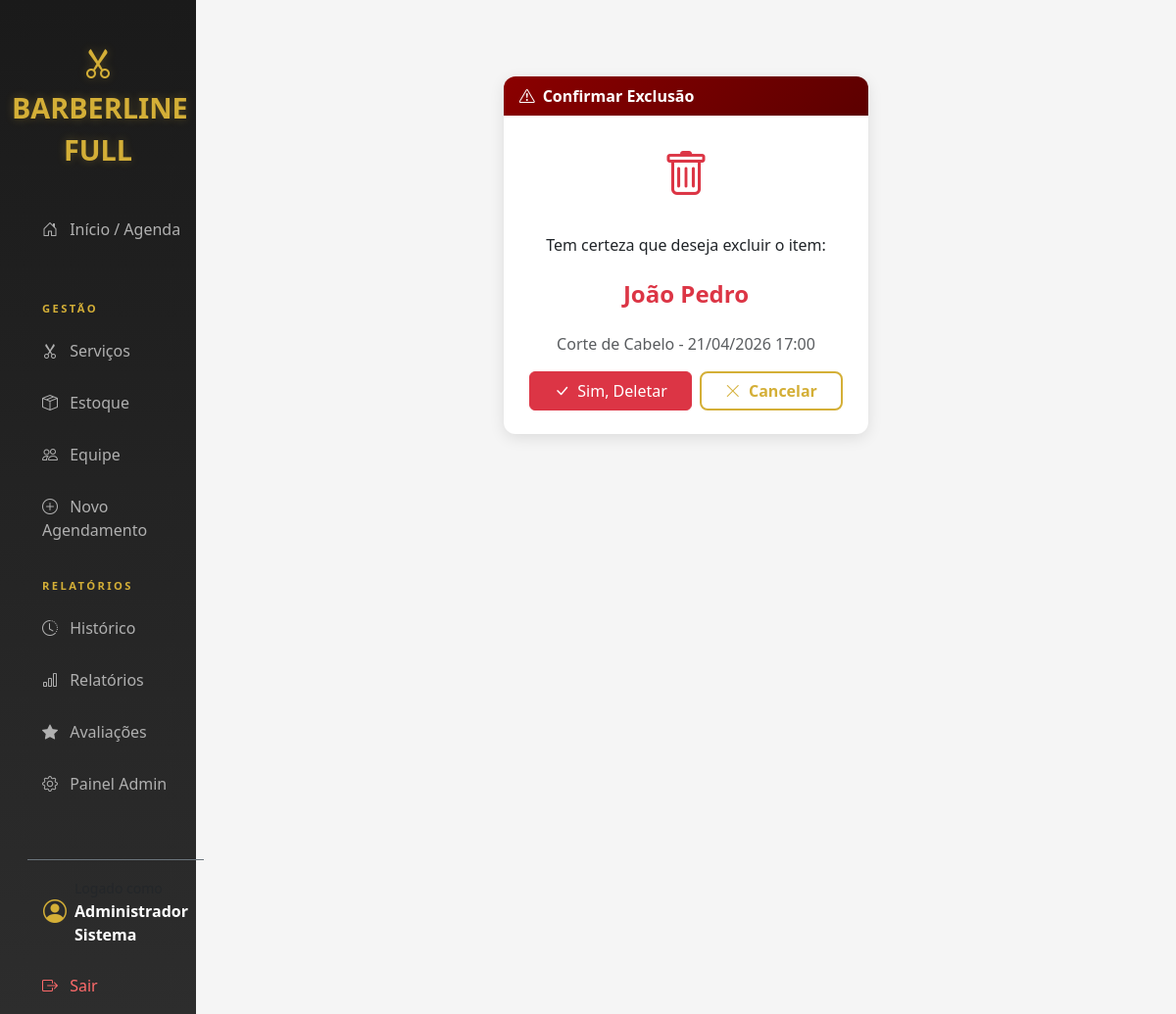
The app's page /excluir-agendamento/6/ (signed in) with its own data.
### usuarios/models.py (models this page shows, shortened)
class Usuario(AbstractUser):
    class Tipo(models.TextChoices):
        ADMIN = 'ADMIN', 'Administrador'
        BARBEIRO = 'BARBEIRO', 'Barbeiro'
        CLIENTE = 'CLIENTE', 'Cliente'
    tipo = models.CharField(
        max_length=20,
        choices=Tipo.choices,
        default=Tipo.CLIENTE
    )
    telefone = models.CharField(max_length=15, blank=True, null=True)

### agendamentos/models.py (models this page shows, shortened)
class Agendamento(models.Model):
    STATUS_CHOICES = [
        ('agendado', 'Agendado'),
        ('confirmado', 'Confirmado'),
        ('em_andamento', 'Em Andamento'),
        ('finalizado', 'Finalizado'),
        ('cancelado', 'Cancelado'),
    ]
    cliente = models.ForeignKey(
        settings.AUTH_USER_MODEL,
        on_delete=models.CASCADE,
        related_name='agendamentos_cliente'
    )
    barbeiro = models.ForeignKey(
        settings.AUTH_USER_MODEL,
        on_delete=models.CASCADE,
        related_name='agendamentos_barbeiro'
    )
    servico = models.ForeignKey(
        Servico,
        on_delete=models.CASCADE
    )
    data_hora = models.DateTimeField()
    status = models.CharField(
        max_length=20,
        choices=STATUS_CHOICES,
        default='agendado'
    )
    observacoes = models.TextField(blank=True, null=True)
    finalizado = models.BooleanField(default=False)

### core/models.py (models this page shows, shortened)
class Servico(models.Model):
    nome = models.CharField(max_length=100)
    descricao = models.TextField(blank=True, null=True)
    preco = models.DecimalField(max_digits=10, decimal_places=2)
    duracao_minutos = models.IntegerField(default=30)

### agendamentos/views.py (the view, shortened to what this page needs)
    @login_required
    def wrapper(request, *args, **kwargs):
        if request.user.tipo == 'ADMIN' or request.user.is_staff:
            return view_func(request, *args, **kwargs)

### agendamentos/views.py (called while the page is built, shortened)
def admin_required(view_func):
    @login_required
    def wrapper(request, *args, **kwargs):
        if request.user.tipo == 'ADMIN' or request.user.is_staff:
            return view_func(request, *args, **kwargs)
    return wrapper

@admin_required
def excluir_agendamento(request, pk):
    agendamento = get_object_or_404(Agendamento, pk=pk)
    if request.method == 'POST':
        agendamento.delete()
        return redirect('dashboard')
    return render(request, 'confirmar_exclusao.html', {'item': agendamento, 'tipo': 'agendamento'})

### templates/confirmar_exclusao.html (shortened to what this page needs)
{% extends 'base.html' %}
{% block content %}
<div class="container pt-5">
    <div class="row justify-content-center">
        <div class="col-md-5">
            <div class="card">
                <div class="card-header" style="background: linear-gradient(135deg, #8b0000 0%, #5c0000 100%);">
                    <i class="bi bi-exclamation-triangle me-2"></i>Confirmar Exclusão
                </div>
                <div class="card-body text-center p-4">
                    <div class="mb-4">
                        <i class="bi bi-trash text-danger" style="font-size: 3rem;"></i>
                    </div>
                    <p class="mb-4">Tem certeza que deseja excluir o item:</p>
                    {% if tipo == 'agendamento' %}
                        <h4 class="text-danger mb-4">{{ item.cliente.first_name }} {{ item.cliente.last_name }}</h4>
                        <p class="text-muted">{{ item.servico.nome }} - {{ item.data_hora|date:"d/m/Y H:i" }}</p>
                    {% else %}
                        <h4 class="text-danger mb-4">{{ item.nome }}</h4>
                    {% endif %}
                    <form method="POST" class="d-flex gap-2 justify-content-center">
                        <button type="submit" class="btn btn-danger px-4">
                            <i class="bi bi-check-lg me-1"></i> Sim, Deletar
                        </button>
                        {% if tipo == 'agendamento' %}
                        <a href="{% url 'dashboard' %}" class="btn btn-outline-gold px-4">
                            <i class="bi bi-x-lg me-1"></i> Cancelar
                        </a>
                        {% elif tipo == 'serviço' %}
                        <a href="{% url 'servicos' %}" class="btn btn-outline-gold px-4">
                            <i class="bi bi-x-lg me-1"></i> Cancelar
                        </a>
                        {% else %}
                        <a href="{% url 'estoque' %}" class="btn btn-outline-gold px-4">
                            <i class="bi bi-x-lg me-1"></i> Cancelar
                        </a>
                        {% endif %}
                    </form>
                </div>
            </div>
        </div>
    </div>
</div>
{% endblock %}

### templates/base.html (shortened to what this page needs)
<!DOCTYPE html>
<html lang="pt-br">
<head>
    <link href="https://cdn.jsdelivr.net/npm/bootstrap@5.3.0/dist/css/bootstrap.min.css" rel="stylesheet">
    <link rel="stylesheet" href="https://cdn.jsdelivr.net/npm/bootstrap-icons@1.11.0/font/bootstrap-icons.css">
</head>
<body>
    <div class="container-fluid">
        <div class="row">
            <nav class="col-md-3 col-lg-2 d-md-block sidebar collapse show">
                <div class="position-sticky">
                    <div class="brand mb-3">
                        <i class="bi bi-scissors"></i><br>
                        BARBERLINE FULL
                    </div>
                    <div class="nav flex-column px-3">
                        <a href="{% url 'dashboard' %}" class="nav-link {% if request.resolver_match.url_name == 'dashboard' %}active{% endif %}">
                            <i class="bi bi-house-door me-2"></i> Início / Agenda
                        </a>
                        {% if user.tipo == 'ADMIN' or user.is_staff %}
                            <div class="sidebar-heading">Gestão</div>
                            <a href="{% url 'servicos' %}" class="nav-link ">
                                <i class="bi bi-scissors me-2"></i> Serviços
                            </a>
                            <a href="{% url 'estoque' %}" class="nav-link {% if request.resolver_match.url_name == 'estoque' %}active{% endif %}">
                                <i class="bi bi-box-seam me-2"></i> Estoque
                            </a>
                            <a href="{% url 'equipe' %}" class="nav-link {% if request.resolver_match.url_name == 'equipe' %}active{% endif %}">
                                <i class="bi bi-people me-2"></i> Equipe
                            </a>
                            <a href="{% url 'novo_agendamento' %}" class="nav-link">
                                <i class="bi bi-plus-circle me-2"></i> Novo Agendamento
                            </a>
                            <div class="sidebar-heading">Relatórios</div>
                            <a href="{% url 'historico' %}" class="nav-link {% if request.resolver_match.url_name == 'historico' %}active{% endif %}">
                                <i class="bi bi-clock-history me-2"></i> Histórico
                            </a>
                            <a href="{% url 'relatorios' %}" class="nav-link {% if request.resolver_match.url_name == 'relatorios' %}active{% endif %}">
                                <i class="bi bi-bar-chart me-2"></i> Relatórios
                            </a>
                            <a href="{% url 'avaliacoes' %}" class="nav-link {% if request.resolver_match.url_name == 'avaliacoes' or request.resolver_match.url_name == 'nova_avaliacao' %}active{% endif %}">
                                <i class="bi bi-star-fill me-2"></i> Avaliações
                            </a>
                            <a href="{% url 'painel_admin' %}" class="nav-link {% if request.resolver_match.url_name == 'painel_admin' %}active{% endif %}">
                                <i class="bi bi-gear me-2"></i> Painel Admin
                            </a>
                        {% endif %}
                        <div class="mt-4 pt-3 border-top border-secondary">
                            <div class="d-flex align-items-center px-3 mb-3">
                                <i class="bi bi-person-circle fs-4 icon-gold me-2"></i>
                                <div>
                                    <small class="text-muted">Logado como</small>
                                    <div class="fw-bold">{{ user.first_name }} {{ user.last_name }}</div>
                                </div>
                            </div>
                            <form method="post" action="{% url 'logout' %}" style="display:inline;">
                                <button type="submit" class="nav-link logout-btn" style="background:none; border:none; cursor:pointer; width:100%; text-align:left;">
                                    <i class="bi bi-box-arrow-right me-2"></i> Sair
                                </button>
                            </form>
                        </div>
                    </div>
                </div>
            </nav>
            <main class="col-md-9 ms-sm-auto col-lg-10 px-md-4 main-content">
                {% block content %}{% endblock %}
            </main>
        </div>
    </div>
</body>
</html>

### templates/base.html (style rules this page uses)
:root { --primary-black: #1a1a1a; --secondary-black: #2d2d2d; --dark-gray: #404040; --light-gray: #f5f5f5; --white: #ffffff; --gold: #d4af37; --gold-light: #e8c547; --gold-dark: #b8962e; }
body { background-color: var(--light-gray); font-family: 'Segoe UI', Tahoma, Geneva, Verdana, sans-serif; }
.sidebar { min-height: 100vh; background: linear-gradient(180deg, var(--primary-black) 0%, var(--secondary-black) 100%); color: var(--white); padding-top: 20px; box-shadow: 4px 0 15px rgba(0,0,0,0.3); }
.nav-link { color: #b0b0b0; margin-bottom: 5px; transition: all 0.3s ease; border-radius: 8px; padding: 12px 15px; font-weight: 500; }
.sidebar-heading { font-size: 0.7rem; text-transform: uppercase; letter-spacing: .15rem; color: var(--gold); padding: 20px 15px 10px; font-weight: 600; }
.brand { color: var(--gold); font-size: 1.8rem; font-weight: 700; text-align: center; padding: 20px 0; text-shadow: 0 0 10px rgba(212, 175, 55, 0.3); }
.brand i { font-size: 2rem; }
.card { border: none; border-radius: 12px; box-shadow: 0 4px 15px rgba(0,0,0,0.1); transition: transform 0.3s ease, box-shadow 0.3s ease; }
.card-header { background: var(--primary-black); color: var(--white); border-radius: 12px 12px 0 0 !important; font-weight: 600; border: none; }
.btn-outline-gold { border: 2px solid var(--gold); color: var(--gold); background: transparent; font-weight: 600; border-radius: 8px; transition: all 0.3s ease; }
.icon-gold { color: var(--gold); }
h1, h2, h3, h4, h5 { color: var(--primary-black); font-weight: 700; }
.logout-btn { color: #ff6b6b !important; }
.main-content { padding: 30px; background: var(--light-gray); min-height: 100vh; }

### records on screen
Usuario: first_name "Administrador", last_name "Sistema"
Agendamento: cliente.first_name "João", cliente.last_name "Pedro", servico.nome "Corte de Cabelo", data_hora "21/04/2026 17:00"
